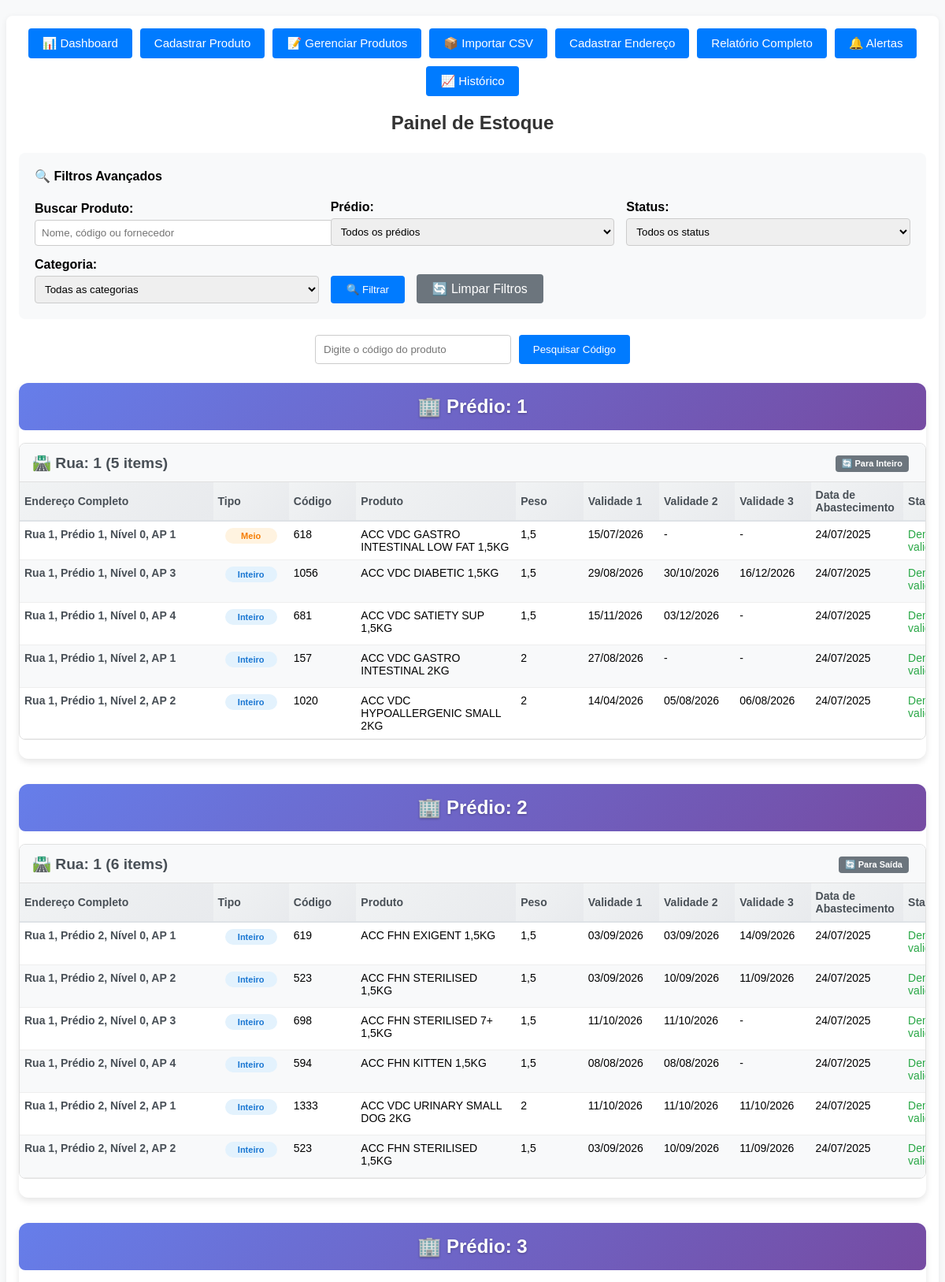
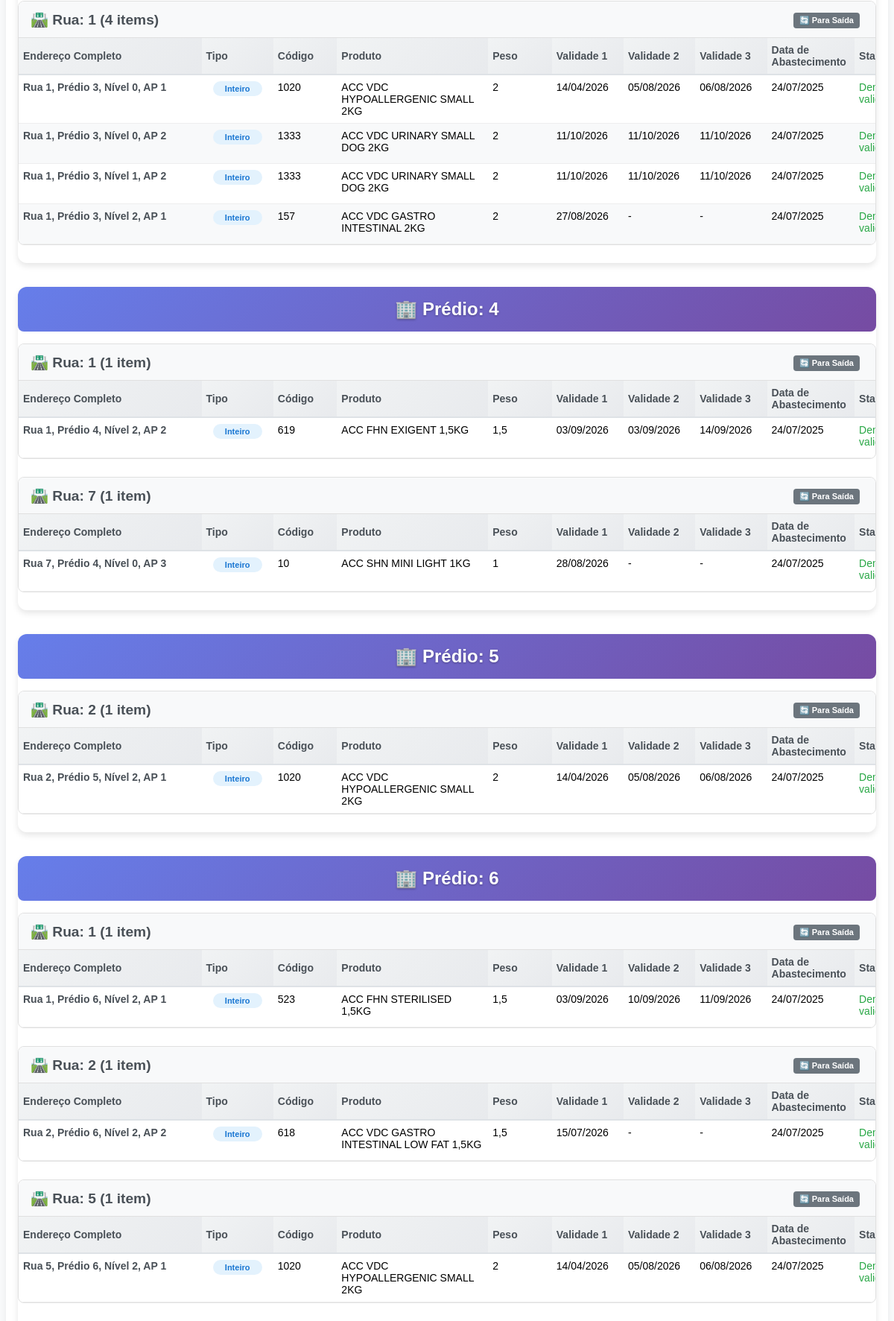
The app's page / (signed in, upper part) with its own data (2 pictures, top to bottom).
### produtos/models.py (models this page shows, shortened)
class Estoque(models.Model):
    produto = models.ForeignKey(Produto, on_delete=models.CASCADE)
    local = models.ForeignKey(Armazenamento, on_delete=models.CASCADE)
    data_armazenado = models.DateField()
    usuario_responsavel = models.CharField(max_length=100, blank=True, null=True)
    observacoes = models.TextField(blank=True, null=True)
    class Meta:
        ordering = ['-data_armazenado']

class Armazenamento(models.Model):
    CATEGORIA_CHOICES = [
        ('inteiro', 'Palete Fechado (Nível 2)'),
        ('meio', 'Saída (Nível 0)'),
    ]
    categoria_armazenamento = models.CharField(max_length=10, choices=CATEGORIA_CHOICES, default='inteiro')
    rua = models.CharField(max_length=50)
    predio = models.CharField(max_length=50)
    nivel = models.CharField(max_length=10)
    ap = models.CharField(max_length=10)
    livre = models.BooleanField(default=True)
    capacidade_maxima = models.PositiveIntegerField(default=1)
    observacoes = models.TextField(blank=True, null=True)
    class Meta:
        ordering = ['predio', 'rua', 'nivel', 'ap']

class Produto(models.Model):
    nome = models.CharField(max_length=100, validators=[validar_nome_produto])
    codigo = models.CharField(max_length=50, unique=True)
    peso = models.CharField(max_length=50)
    categoria = models.CharField(max_length=100, blank=True, null=True)
    fornecedor = models.CharField(max_length=100, blank=True, null=True)
    created_at = models.DateTimeField(auto_now_add=True, null=True, blank=True)
    updated_at = models.DateTimeField(auto_now=True, null=True, blank=True)

class Lote(models.Model):
    produto = models.ForeignKey(Produto, on_delete=models.CASCADE, related_name='lotes')
    validade = models.DateField()
    quantidade = models.PositiveIntegerField(default=1)
    data_fabricacao = models.DateField(null=True, blank=True)
    numero_lote = models.CharField(max_length=50, blank=True, null=True)
    created_at = models.DateTimeField(auto_now_add=True, null=True, blank=True)
    class Meta:
        unique_together = ('produto', 'validade', 'numero_lote')
        ordering = ['validade']

### produtos/views.py (the view, shortened to what this page needs)
# urls.py: path('', painel, name='painel'),
@login_required
def painel(request):
    busca_codigo = request.GET.get('busca-codigo', '')
    busca = request.GET.get('busca', '')
    filtro_predio = request.GET.get('predio', '')
    filtro_status = request.GET.get('status', '')
    filtro_categoria = request.GET.get('categoria', '')
    resultado_busca = None
    dados = Estoque.objects.select_related('produto', 'local').order_by('local__predio', 'local__rua', 'local__nivel', 'local__ap')
    if busca:
        dados = dados.filter(
            Q(produto__nome__icontains=busca) |
            Q(produto__codigo__icontains=busca) |
            Q(produto__fornecedor__icontains=busca)
        )
    if filtro_predio:
        dados = dados.filter(local__predio__icontains=filtro_predio)
    if filtro_categoria:
        dados = dados.filter(produto__categoria__icontains=filtro_categoria)
    if busca_codigo:
        try:
            produto = Produto.objects.get(codigo=busca_codigo)
            resultado_busca = produto
        except Produto.DoesNotExist:
            resultado_busca = 'not_found'
    today = date.today()
    hoje_mais_30 = today + timedelta(days=30)
    agrupados = {}
    for item in dados:
        chave = (item.produto.id, item.local.id)
        if chave not in agrupados or item.data_armazenado > agrupados[chave].data_armazenado:
            agrupados[chave] = item
    agrupados_lista = list(agrupados.values())
    predios = {}
    for item in agrupados_lista:
        predio_nome = item.local.predio
        rua_nome = item.local.rua
        if predio_nome not in predios:
            predios[predio_nome] = {}
        if rua_nome not in predios[predio_nome]:
            predios[predio_nome][rua_nome] = []
        predios[predio_nome][rua_nome].append(item)
    def ordenacao_inteligente(valor):
        try:
            return (0, int(valor))  # Se for número, usa ordenação numérica
        except ValueError:
            return (1, valor.lower())  # Se não for número, usa ordenação alfabética
    predios_ordenados = {}
    predios_ordenados_keys = sorted(predios.keys(), key=ordenacao_inteligente)
    for predio_nome in predios_ordenados_keys:
        predios_ordenados[predio_nome] = {}
        ruas_ordenadas_keys = sorted(predios[predio_nome].keys(), key=ordenacao_inteligente)
        for rua_nome in ruas_ordenadas_keys:
            predios_ordenados[predio_nome][rua_nome] = sorted(
                predios[predio_nome][rua_nome],
                key=lambda x: (ordenacao_inteligente(str(x.local.nivel)), ordenacao_inteligente(str(x.local.ap)))
            )
    predios_disponiveis = list(Armazenamento.objects.values_list('predio', flat=True).distinct().order_by('predio'))
    categorias_disponiveis = list(Produto.objects.exclude(categoria__isnull=True).exclude(categoria='').values_list('categoria', flat=True).distinct().order_by('categoria'))
    return render(request, 'produtos/painel.html', {
        'predios': predios_ordenados,
        'busca': busca,
        'busca_codigo': busca_codigo,
        'filtro_predio': filtro_predio,
        'filtro_status': filtro_status,
        'filtro_categoria': filtro_categoria,
        'resultado_busca': resultado_busca,
        'predios_disponiveis': predios_disponiveis,
        'categorias_disponiveis': categorias_disponiveis,
        'today': today,
        'hoje_mais_30': hoje_mais_30
    })

### produtos/templates/produtos/painel.html (shortened to what this page needs)
<!DOCTYPE html>
<html lang="pt-br">
<head>
</head>
<body>
    <div class="container">
        <div class="top-bar">
            <a href="{% url 'dashboard' %}">📊 Dashboard</a>
            <a href="{% url 'cadastrar_produto' %}">Cadastrar Produto</a>
            <a href="{% url 'listar_produtos' %}">📝 Gerenciar Produtos</a>
            <a href="{% url 'importar_produtos_csv' %}">📦 Importar CSV</a>
            <a href="{% url 'cadastrar_enderecos' %}">Cadastrar Endereço</a>
            <a href="{% url 'relatorio_completo' %}">Relatório Completo</a>
            <a href="{% url 'alertas' %}">🔔 Alertas</a>
            <a href="{% url 'historico_movimentacoes' %}">📈 Histórico</a>
        </div>
        <h2>Painel de Estoque</h2>
        <div style="background: #f8f9fa; padding: 20px; border-radius: 8px; margin-bottom: 20px;">
            <h4 style="margin-top: 0;">🔍 Filtros Avançados</h4>
            <form method="get" style="display: grid; grid-template-columns: 1fr 1fr 1fr; gap: 15px; align-items: end;">
                <div>
                    <label for="busca" style="display: block; margin-bottom: 5px; font-weight: bold;">Buscar Produto:</label>
                    <input type="text" name="busca" id="busca" placeholder="Nome, código ou fornecedor" value="{{ busca }}"
                        style="width: 100%; padding: 8px; border: 1px solid #ccc; border-radius: 4px;">
                </div>
                <div>
                    <label for="predio" style="display: block; margin-bottom: 5px; font-weight: bold;">Prédio:</label>
                    <select name="predio" id="predio" style="width: 100%; padding: 8px; border: 1px solid #ccc; border-radius: 4px;">
                        <option value="">Todos os prédios</option>
                    </select>
                </div>
                <div>
                    <label for="status" style="display: block; margin-bottom: 5px; font-weight: bold;">Status:</label>
                    <select name="status" id="status" style="width: 100%; padding: 8px; border: 1px solid #ccc; border-radius: 4px;">
                        <option value="">Todos os status</option>
                    </select>
                </div>
                <div>
                    <label for="categoria" style="display: block; margin-bottom: 5px; font-weight: bold;">Categoria:</label>
                    <select name="categoria" id="categoria" style="width: 100%; padding: 8px; border: 1px solid #ccc; border-radius: 4px;">
                        <option value="">Todas as categorias</option>
                    </select>
                </div>
                <div style="grid-column: span 2;">
                    <button type="submit" style="padding: 10px 20px; background: #007bff; color: white; border: none; border-radius: 4px; cursor: pointer; margin-right: 10px;">
                        🔍 Filtrar
                    </button>
                    <a href="{% url 'painel' %}" style="padding: 10px 20px; background: #6c757d; color: white; text-decoration: none; border-radius: 4px;">
                        🔄 Limpar Filtros
                    </a>
                </div>
            </form>
        </div>
        <form method="get"
            style="margin: 0 auto 24px auto; max-width: 400px; display: flex; gap: 10px; justify-content: center;"
            id="busca-codigo-form">
            <input type="text" name="busca-codigo" placeholder="Digite o código do produto" value="{{ busca_codigo }}"
                style="flex:1; padding: 10px; border-radius: 4px; border: 1px solid #ccc;">
            <button type="submit"
                style="padding: 10px 18px; border-radius: 4px; background: #007bff; color: #fff; border: none;">Pesquisar
                Código</button>
        </form>
        {% if predios %}
            {% for predio_nome, ruas in predios.items %}
            <div class="predio-section" style="margin-bottom: 2rem;">
                <h2 class="predio-title" style="background: linear-gradient(135deg, #667eea 0%, #764ba2 100%); color: white; padding: 1rem; border-radius: 8px; margin-bottom: 1rem; text-align: center; font-size: 1.5rem; font-weight: bold;">
                    🏢 Prédio: {{ predio_nome }}
                </h2>
                {% for rua_nome, itens in ruas.items %}
                <div class="rua-section" style="margin-bottom: 1.5rem; border: 1px solid #e0e0e0; border-radius: 8px; overflow-x: auto;">
                    <h3 class="rua-title" style="background: #f8f9fa; color: #495057; padding: 0.75rem 1rem; margin: 0; border-bottom: 1px solid #e0e0e0; font-size: 1.2rem; font-weight: 600; display: flex; justify-content: space-between; align-items: center;">
                        <span>🛣️ Rua: {{ rua_nome }} ({{ itens|length }} item{{ itens|length|pluralize }})</span>
                        <div>
                            {% with primeiro_item=itens.0 %}
                            {% if primeiro_item.local %}
                            <a href="{% url 'alterar_tipo_endereco' primeiro_item.local.id %}" class="btn-alterar-tipo"
                               onclick="return confirm('Alterar tipo de armazenamento deste endereço?')">
                               {% if primeiro_item.local.categoria_armazenamento == 'inteiro' %}
                                   🔄 Para Saída
                               {% else %}
                                   🔄 Para Inteiro
                               {% endif %}
                            </a>
                            {% endif %}
                            {% endwith %}
                        </div>
                    </h3>
                    <div style="overflow-x: auto;">
                        <table class="predio-table" style="margin: 0;">
                            <thead>
                                <tr style="background: #f1f3f4;">
                                    <th>Endereço Completo</th>
                                    <th>Tipo</th>
                                    <th>Código</th>
                                    <th>Produto</th>
                                    <th>Peso</th>
                                    <th>Validade 1</th>
                                    <th>Validade 2</th>
                                    <th>Validade 3</th>
                                    <th>Data de Abastecimento</th>
                                    <th>Status</th>
                                </tr>
                            </thead>
                        <tbody>
                            {% for item in itens %}
                            {% with lotes=item.produto.lotes.all|dictsort:"validade" %}
                            <tr>
                                <td class="nowrap" style="font-weight: 600; color: #495057;">
                                    Rua {{ item.local.rua }}, Prédio {{ item.local.predio }}, Nível {{ item.local.nivel }}, AP {{ item.local.ap }}
                                </td>
                                <td style="text-align: center;">
                                    {% if item.local.categoria_armazenamento == 'inteiro' %}
                                        <span class="tipo-inteiro">Inteiro</span>
                                    {% else %}
                                        <span class="tipo-meio">Meio</span>
                                    {% endif %}
                                </td>
                                <td>{{ item.produto.codigo }}</td>
                                <td class="nowrap">{{ item.produto.nome }}</td>
                                <td class="nowrap">{{ item.produto.peso }}</td>
                                <td>
                                    {% if lotes|length > 0 %}
                                        {{ lotes.0.validade|date:"d/m/Y" }}
                                    {% else %}
                                        -
                                    {% endif %}
                                </td>
                                <td>
                                    {% if lotes|length > 1 %}
                                        {{ lotes.1.validade|date:"d/m/Y" }}
                                    {% else %}
                                        -
                                    {% endif %}
                                </td>
                                <td>
                                    {% if lotes|length > 2 %}
                                        {{ lotes.2.validade|date:"d/m/Y" }}
                                    {% else %}
                                        -
                                    {% endif %}
                                </td>
                                <td>{{ item.data_armazenado|date:"d/m/Y" }}</td>
                                <td>
                                    {% if lotes and lotes.0.validade <= today %}
                                        <span class="vencido" style="color:#c00;font-weight:bold;">Vencido</span>
                                    {% elif lotes and lotes.0.validade <= hoje_mais_30 %}
                                        <span style="color:#bfa900;font-weight:bold;">Próximo do vencimento</span>
                                    {% else %}
                                        <span class="ok">Dentro da validade</span>
                                    {% endif %}
                                </td>
                            </tr>
                            {% endwith %}
                            {% endfor %}
                        </tbody>
                    </table>
                    </div>
                </div>
                {% endfor %}
            </div>
            {% endfor %}
        {% else %}
            <div style="text-align:center; padding: 40px; color: #666;">
                <p>Nenhum produto armazenado no estoque.</p>
            </div>
        {% endif %}
    </div>
</body>
</html>

### records on screen
Estoque: rua_nome "1", itens "5", shows "🔄 Para Inteiro", local.rua "1", local.predio "1", local.nivel "0", local.ap "1", shows "Meio", produto.codigo "618", produto.nome "ACC VDC GASTRO INTESTINAL LOW FAT 1,5KG", produto.peso "1,5", produto.lotes.0.validade "15/07/2026", data_armazenado "24/07/2025"
Estoque: local.rua "1", local.predio "1", local.nivel "0", local.ap "3", shows "Inteiro", produto.codigo "1056", produto.nome "ACC VDC DIABETIC 1,5KG", produto.peso "1,5", produto.lotes.0.validade "29/08/2026", produto.lotes.1.validade "30/10/2026", produto.lotes.2.validade "16/12/2026", data_armazenado "24/07/2025"
Estoque: local.rua "1", local.predio "1", local.nivel "0", local.ap "4", shows "Inteiro", produto.codigo "681", produto.nome "ACC VDC SATIETY SUP 1,5KG", produto.peso "1,5", produto.lotes.0.validade "15/11/2026", produto.lotes.1.validade "03/12/2026", data_armazenado "24/07/2025"
Estoque: local.rua "1", local.predio "1", local.nivel "2", local.ap "1", shows "Inteiro", produto.codigo "157", produto.nome "ACC VDC GASTRO INTESTINAL 2KG", produto.peso "2", produto.lotes.0.validade "27/08/2026", data_armazenado "24/07/2025"
Estoque: local.rua "1", local.predio "1", local.nivel "2", local.ap "2", shows "Inteiro", produto.codigo "1020", produto.nome "ACC VDC HYPOALLERGENIC SMALL 2KG", produto.peso "2", produto.lotes.0.validade "14/04/2026", produto.lotes.1.validade "05/08/2026", produto.lotes.2.validade "06/08/2026", data_armazenado "24/07/2025"
Estoque: rua_nome "1", itens "6", shows "🔄 Para Saída", local.rua "1", local.predio "2", local.nivel "0", local.ap "1", shows "Inteiro", produto.codigo "619", produto.nome "ACC FHN EXIGENT 1,5KG", produto.peso "1,5", produto.lotes.0.validade "03/09/2026", produto.lotes.1.validade "03/09/2026", produto.lotes.2.validade "14/09/2026", data_armazenado "24/07/2025"
Estoque: local.rua "1", local.predio "2", local.nivel "0", local.ap "2", shows "Inteiro", produto.codigo "523", produto.nome "ACC FHN STERILISED 1,5KG", produto.peso "1,5", produto.lotes.0.validade "03/09/2026", produto.lotes.1.validade "10/09/2026", produto.lotes.2.validade "11/09/2026", data_armazenado "24/07/2025"
Estoque: local.rua "1", local.predio "2", local.nivel "0", local.ap "3", shows "Inteiro", produto.codigo "698", produto.nome "ACC FHN STERILISED 7+ 1,5KG", produto.peso "1,5", produto.lotes.0.validade "11/10/2026", produto.lotes.1.validade "11/10/2026", data_armazenado "24/07/2025"
Estoque: local.rua "1", local.predio "2", local.nivel "0", local.ap "4", shows "Inteiro", produto.codigo "594", produto.nome "ACC FHN KITTEN 1,5KG", produto.peso "1,5", produto.lotes.0.validade "08/08/2026", produto.lotes.1.validade "08/08/2026", data_armazenado "24/07/2025"
Estoque: local.rua "1", local.predio "2", local.nivel "2", local.ap "1", shows "Inteiro", produto.codigo "1333", produto.nome "ACC VDC URINARY SMALL DOG 2KG", produto.peso "2", produto.lotes.0.validade "11/10/2026", produto.lotes.1.validade "11/10/2026", produto.lotes.2.validade "11/10/2026", data_armazenado "24/07/2025"
Estoque: local.rua "1", local.predio "2", local.nivel "2", local.ap "2", shows "Inteiro", produto.codigo "523", produto.nome "ACC FHN STERILISED 1,5KG", produto.peso "1,5", produto.lotes.0.validade "03/09/2026", produto.lotes.1.validade "10/09/2026", produto.lotes.2.validade "11/09/2026", data_armazenado "24/07/2025"
Estoque: rua_nome "1", itens "4", shows "🔄 Para Saída", local.rua "1", local.predio "3", local.nivel "0", local.ap "1", shows "Inteiro", produto.codigo "1020", produto.nome "ACC VDC HYPOALLERGENIC SMALL 2KG", produto.peso "2", produto.lotes.0.validade "14/04/2026", produto.lotes.1.validade "05/08/2026", produto.lotes.2.validade "06/08/2026", data_armazenado "24/07/2025"
Estoque: local.rua "1", local.predio "3", local.nivel "0", local.ap "2", shows "Inteiro", produto.codigo "1333", produto.nome "ACC VDC URINARY SMALL DOG 2KG", produto.peso "2", produto.lotes.0.validade "11/10/2026", produto.lotes.1.validade "11/10/2026", produto.lotes.2.validade "11/10/2026", data_armazenado "24/07/2025"
Estoque: local.rua "1", local.predio "3", local.nivel "1", local.ap "2", shows "Inteiro", produto.codigo "1333", produto.nome "ACC VDC URINARY SMALL DOG 2KG", produto.peso "2", produto.lotes.0.validade "11/10/2026", produto.lotes.1.validade "11/10/2026", produto.lotes.2.validade "11/10/2026", data_armazenado "24/07/2025"
Estoque: local.rua "1", local.predio "3", local.nivel "2", local.ap "1", shows "Inteiro", produto.codigo "157", produto.nome "ACC VDC GASTRO INTESTINAL 2KG", produto.peso "2", produto.lotes.0.validade "27/08/2026", data_armazenado "24/07/2025"
Estoque: rua_nome "1", itens "1", shows "🔄 Para Saída", local.rua "1", local.predio "4", local.nivel "2", local.ap "2", shows "Inteiro", produto.codigo "619", produto.nome "ACC FHN EXIGENT 1,5KG", produto.peso "1,5", produto.lotes.0.validade "03/09/2026", produto.lotes.1.validade "03/09/2026", produto.lotes.2.validade "14/09/2026", data_armazenado "24/07/2025"
Estoque: rua_nome "7", itens "1", shows "🔄 Para Saída", local.rua "7", local.predio "4", local.nivel "0", local.ap "3", shows "Inteiro", produto.codigo "10", produto.nome "ACC SHN MINI LIGHT 1KG", produto.peso "1", produto.lotes.0.validade "28/08/2026", data_armazenado "24/07/2025"
Estoque: rua_nome "2", itens "1", shows "🔄 Para Saída", local.rua "2", local.predio "5", local.nivel "2", local.ap "1", shows "Inteiro", produto.codigo "1020", produto.nome "ACC VDC HYPOALLERGENIC SMALL 2KG", produto.peso "2", produto.lotes.0.validade "14/04/2026", produto.lotes.1.validade "05/08/2026", produto.lotes.2.validade "06/08/2026", data_armazenado "24/07/2025"
Estoque: rua_nome "1", itens "1", shows "🔄 Para Saída", local.rua "1", local.predio "6", local.nivel "2", local.ap "1", shows "Inteiro", produto.codigo "523", produto.nome "ACC FHN STERILISED 1,5KG", produto.peso "1,5", produto.lotes.0.validade "03/09/2026", produto.lotes.1.validade "10/09/2026", produto.lotes.2.validade "11/09/2026", data_armazenado "24/07/2025"
Estoque: rua_nome "2", itens "1", shows "🔄 Para Saída", local.rua "2", local.predio "6", local.nivel "2", local.ap "2", shows "Inteiro", produto.codigo "618", produto.nome "ACC VDC GASTRO INTESTINAL LOW FAT 1,5KG", produto.peso "1,5", produto.lotes.0.validade "15/07/2026", data_armazenado "24/07/2025"
Estoque: rua_nome "5", itens "1", shows "🔄 Para Saída", local.rua "5", local.predio "6", local.nivel "2", local.ap "1", shows "Inteiro", produto.codigo "1020", produto.nome "ACC VDC HYPOALLERGENIC SMALL 2KG", produto.peso "2", produto.lotes.0.validade "14/04/2026", produto.lotes.1.validade "05/08/2026", produto.lotes.2.validade "06/08/2026", data_armazenado "24/07/2025"

### other values on screen
{{ predio_nome }} "1" "2" "3" "4" "5" "6"
